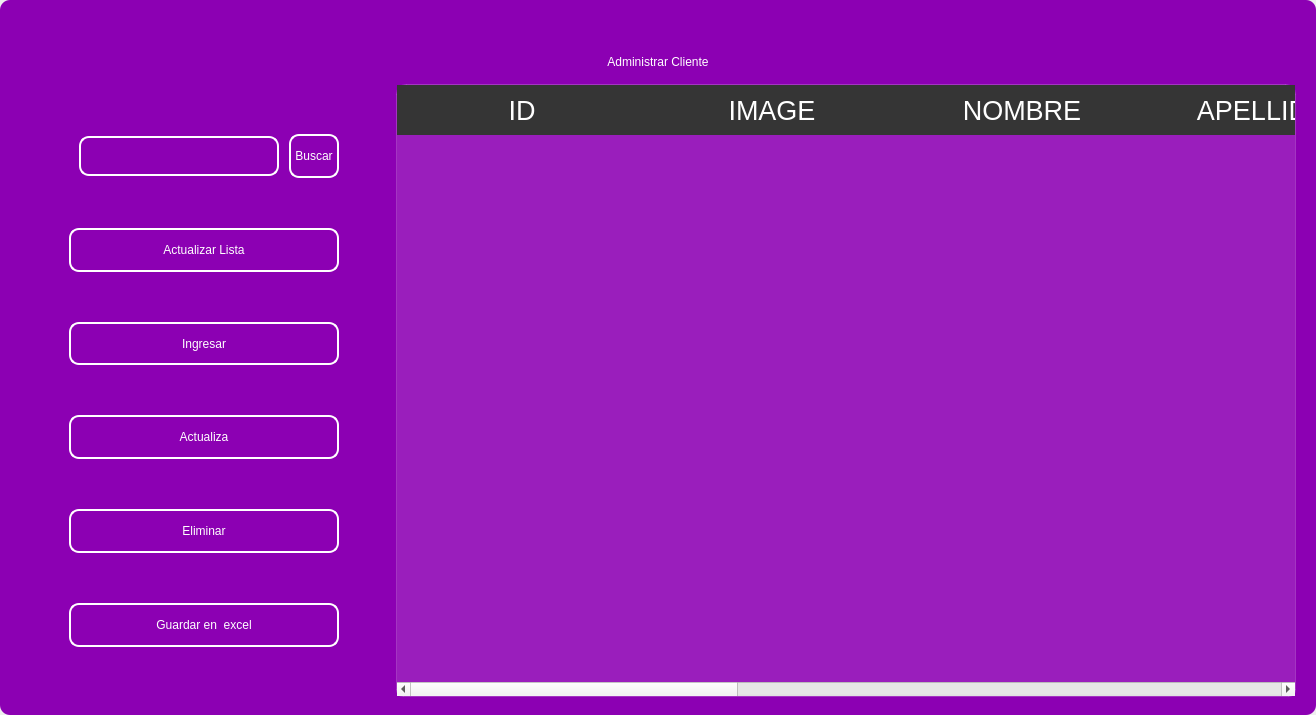
<?xml version="1.0" encoding="UTF-8"?>
<ui version="4.0">
 <class>MainWindow</class>
 <widget class="QMainWindow" name="MainWindow">
  <property name="geometry">
   <rect>
    <x>0</x>
    <y>0</y>
    <width>1316</width>
    <height>715</height>
   </rect>
  </property>
  <property name="windowTitle">
   <string>MainWindow</string>
  </property>
  <property name="styleSheet">
   <string notr="true"/>
  </property>
  <widget class="QWidget" name="centralwidget">
   <property name="styleSheet">
    <string notr="true"/>
   </property>
   <layout class="QVBoxLayout" name="verticalLayout">
    <property name="spacing">
     <number>0</number>
    </property>
    <property name="leftMargin">
     <number>0</number>
    </property>
    <property name="topMargin">
     <number>0</number>
    </property>
    <property name="rightMargin">
     <number>0</number>
    </property>
    <property name="bottomMargin">
     <number>0</number>
    </property>
    <item>
     <widget class="QFrame" name="frame">
      <property name="enabled">
       <bool>true</bool>
      </property>
      <property name="styleSheet">
       <string notr="true">
QFrame {
border-radius:10px;
background-color: rgb(140, 0, 179);
 }
</string>
      </property>
      <property name="frameShape">
       <enum>QFrame::StyledPanel</enum>
      </property>
      <property name="frameShadow">
       <enum>QFrame::Raised</enum>
      </property>
      <layout class="QVBoxLayout" name="verticalLayout_2">
       <item>
        <widget class="QFrame" name="frame_superior">
         <property name="minimumSize">
          <size>
           <width>0</width>
           <height>40</height>
          </size>
         </property>
         <property name="maximumSize">
          <size>
           <width>16777215</width>
           <height>40</height>
          </size>
         </property>
         <property name="styleSheet">
          <string notr="true">QPushButton{
border-radius:18px;
}

QPushButton:hover{
	background-color: rgb(0, 0, 0);
}
</string>
         </property>
         <property name="frameShape">
          <enum>QFrame::StyledPanel</enum>
         </property>
         <property name="frameShadow">
          <enum>QFrame::Raised</enum>
         </property>
         <layout class="QHBoxLayout" name="horizontalLayout_3">
          <property name="spacing">
           <number>4</number>
          </property>
          <property name="leftMargin">
           <number>0</number>
          </property>
          <property name="topMargin">
           <number>0</number>
          </property>
          <property name="rightMargin">
           <number>0</number>
          </property>
          <property name="bottomMargin">
           <number>0</number>
          </property>
          <item>
           <widget class="QPushButton" name="btn_icon">
            <property name="text">
             <string/>
            </property>
            <property name="iconSize">
             <size>
              <width>40</width>
              <height>40</height>
             </size>
            </property>
           </widget>
          </item>
          <item>
           <spacer name="horizontalSpacer_2">
            <property name="orientation">
             <enum>Qt::Horizontal</enum>
            </property>
            <property name="sizeHint" stdset="0">
             <size>
              <width>443</width>
              <height>20</height>
             </size>
            </property>
           </spacer>
          </item>
          <item>
           <widget class="QPushButton" name="btn_exit">
            <property name="minimumSize">
             <size>
              <width>38</width>
              <height>38</height>
             </size>
            </property>
            <property name="maximumSize">
             <size>
              <width>38</width>
              <height>38</height>
             </size>
            </property>
            <property name="cursor">
             <cursorShape>PointingHandCursor</cursorShape>
            </property>
            <property name="text">
             <string/>
            </property>
            <property name="iconSize">
             <size>
              <width>35</width>
              <height>35</height>
             </size>
            </property>
           </widget>
          </item>
          <item>
           <widget class="QPushButton" name="bt_minimizar">
            <property name="minimumSize">
             <size>
              <width>38</width>
              <height>38</height>
             </size>
            </property>
            <property name="maximumSize">
             <size>
              <width>38</width>
              <height>38</height>
             </size>
            </property>
            <property name="cursor">
             <cursorShape>PointingHandCursor</cursorShape>
            </property>
            <property name="text">
             <string/>
            </property>
            <property name="icon">
             <iconset>
              <normaloff>image/minus.svg</normaloff>image/minus.svg</iconset>
            </property>
            <property name="iconSize">
             <size>
              <width>38</width>
              <height>38</height>
             </size>
            </property>
           </widget>
          </item>
          <item>
           <widget class="QPushButton" name="bt_maximizar">
            <property name="minimumSize">
             <size>
              <width>38</width>
              <height>38</height>
             </size>
            </property>
            <property name="maximumSize">
             <size>
              <width>38</width>
              <height>38</height>
             </size>
            </property>
            <property name="cursor">
             <cursorShape>PointingHandCursor</cursorShape>
            </property>
            <property name="text">
             <string/>
            </property>
            <property name="icon">
             <iconset>
              <normaloff>image/chevron-up.svg</normaloff>image/chevron-up.svg</iconset>
            </property>
            <property name="iconSize">
             <size>
              <width>38</width>
              <height>38</height>
             </size>
            </property>
           </widget>
          </item>
          <item>
           <widget class="QPushButton" name="bt_restaurar">
            <property name="minimumSize">
             <size>
              <width>38</width>
              <height>38</height>
             </size>
            </property>
            <property name="maximumSize">
             <size>
              <width>38</width>
              <height>38</height>
             </size>
            </property>
            <property name="cursor">
             <cursorShape>PointingHandCursor</cursorShape>
            </property>
            <property name="text">
             <string/>
            </property>
            <property name="icon">
             <iconset>
              <normaloff>image/chevron-down.svg</normaloff>image/chevron-down.svg</iconset>
            </property>
            <property name="iconSize">
             <size>
              <width>38</width>
              <height>38</height>
             </size>
            </property>
           </widget>
          </item>
          <item>
           <widget class="QPushButton" name="bt_cerrar">
            <property name="minimumSize">
             <size>
              <width>38</width>
              <height>38</height>
             </size>
            </property>
            <property name="maximumSize">
             <size>
              <width>38</width>
              <height>38</height>
             </size>
            </property>
            <property name="cursor">
             <cursorShape>PointingHandCursor</cursorShape>
            </property>
            <property name="text">
             <string/>
            </property>
            <property name="icon">
             <iconset>
              <normaloff>image/x.svg</normaloff>image/x.svg</iconset>
            </property>
            <property name="iconSize">
             <size>
              <width>38</width>
              <height>38</height>
             </size>
            </property>
           </widget>
          </item>
         </layout>
        </widget>
       </item>
       <item>
        <widget class="QLabel" name="label">
         <property name="styleSheet">
          <string notr="true">font: 30pt &quot;MS Shell Dlg 2&quot;;
color: rgb(255, 255, 255);</string>
         </property>
         <property name="text">
          <string>Administrar Cliente</string>
         </property>
         <property name="alignment">
          <set>Qt::AlignCenter</set>
         </property>
        </widget>
       </item>
       <item>
        <widget class="QFrame" name="frame_3">
         <property name="minimumSize">
          <size>
           <width>0</width>
           <height>0</height>
          </size>
         </property>
         <property name="frameShape">
          <enum>QFrame::StyledPanel</enum>
         </property>
         <property name="frameShadow">
          <enum>QFrame::Raised</enum>
         </property>
         <layout class="QHBoxLayout" name="horizontalLayout_4">
          <property name="leftMargin">
           <number>9</number>
          </property>
          <property name="topMargin">
           <number>9</number>
          </property>
          <property name="rightMargin">
           <number>9</number>
          </property>
          <item>
           <layout class="QVBoxLayout" name="verticalLayout_4">
            <property name="spacing">
             <number>50</number>
            </property>
            <property name="sizeConstraint">
             <enum>QLayout::SetDefaultConstraint</enum>
            </property>
            <property name="leftMargin">
             <number>50</number>
            </property>
            <property name="topMargin">
             <number>50</number>
            </property>
            <property name="rightMargin">
             <number>50</number>
            </property>
            <property name="bottomMargin">
             <number>50</number>
            </property>
            <item>
             <layout class="QHBoxLayout" name="horizontalLayout">
              <property name="spacing">
               <number>10</number>
              </property>
              <property name="leftMargin">
               <number>10</number>
              </property>
              <property name="topMargin">
               <number>0</number>
              </property>
              <property name="bottomMargin">
               <number>0</number>
              </property>
              <item>
               <widget class="QLineEdit" name="searchtxt">
                <property name="minimumSize">
                 <size>
                  <width>200</width>
                  <height>25</height>
                 </size>
                </property>
                <property name="maximumSize">
                 <size>
                  <width>150</width>
                  <height>40</height>
                 </size>
                </property>
                <property name="styleSheet">
                 <string notr="true">QLabel {
	color: rgb(255, 255, 254);
	font: 12pt &quot;Arial&quot;;
	background-color: rgba(0, 0, 0,0);
}

QTextEdit{
background-color: rgba(0, 0, 0,0);
border-radius:10px; 
font: 12pt &quot;Arial&quot;;
color: rgb(255, 255, 254);
border: 2px solid  rgb(255, 255, 255);

}

QTextEdit:hover{
background-color: rgba(0, 0, 0,0);
border-radius:10px; 
font: 12pt &quot;Arial&quot;;
border: 2px solid  rgb(120, 0, 171);
}

QTextEdit:focus{
background-color: rgb(0, 0, 0);
border-radius:10px; 
font: 12pt &quot;Arial&quot;;
border: 2px solid rgb(120, 0, 171);
}

QLineEdit{
background-color: rgba(0, 0, 0,0);
border-radius:10px; 
font: 12pt &quot;Arial&quot;;
color: rgb(255, 255, 254);
border: 2px solid  rgb(255, 255, 255);

}

QLineEdit:hover{
background-color: rgba(0, 0, 0,0);
border-radius:10px; 
font: 12pt &quot;Arial&quot;;
border: 2px solid  rgb(120, 0, 171);
}

QLineEdit:focus{
background-color: rgb(0, 0, 0);
border-radius:10px; 
font: 12pt &quot;Arial&quot;;
border: 2px solid rgb(120, 0, 171);
}

QCheckBox{
	font: 12pt &quot;Arial&quot;;
	color: rgb(255, 255, 255);
}

QCheckBox::indicator {
    width: 18px;
    height:18px;
}

QCheckBox::indicator:unchecked {
   background-image: url(image/square.svg);
}

QCheckBox::indicator:checked {
   background-image: url(image/check-square.svg);
}

QPushButton{
border-radius:10px; 
font: 12pt &quot;Arial&quot;;
color: rgb(255, 255, 254);
border: 2px solid #ffffff;
}

QPushButton:hover{
border-radius:10px; 
font: 12pt &quot;Arial&quot;;
color: rgb(255, 255, 255);
border: 2px solid rgb(120, 0, 171);
	background-color: rgb(120, 0, 171);
}
</string>
                </property>
               </widget>
              </item>
              <item>
               <widget class="QPushButton" name="btn_search">
                <property name="sizePolicy">
                 <sizepolicy hsizetype="Minimum" vsizetype="Fixed">
                  <horstretch>0</horstretch>
                  <verstretch>0</verstretch>
                 </sizepolicy>
                </property>
                <property name="minimumSize">
                 <size>
                  <width>0</width>
                  <height>15</height>
                 </size>
                </property>
                <property name="maximumSize">
                 <size>
                  <width>100</width>
                  <height>50</height>
                 </size>
                </property>
                <property name="cursor">
                 <cursorShape>PointingHandCursor</cursorShape>
                </property>
                <property name="styleSheet">
                 <string notr="true">QPushButton{
border-radius:10px; 
font: 12pt &quot;Arial&quot;;
color: rgb(255, 255, 254);
border: 2px solid #ffffff;
}

QPushButton:hover{
border-radius:10px; 
font: 12pt &quot;Arial&quot;;
color: rgb(255, 255, 255);
border: 2px solid rgb(120, 0, 171);
	background-color: rgb(120, 0, 171);
}</string>
                </property>
                <property name="text">
                 <string>Buscar</string>
                </property>
               </widget>
              </item>
             </layout>
            </item>
            <item>
             <widget class="QPushButton" name="btn_get">
              <property name="minimumSize">
               <size>
                <width>50</width>
                <height>40</height>
               </size>
              </property>
              <property name="maximumSize">
               <size>
                <width>300</width>
                <height>50</height>
               </size>
              </property>
              <property name="cursor">
               <cursorShape>PointingHandCursor</cursorShape>
              </property>
              <property name="styleSheet">
               <string notr="true">QPushButton{
border-radius:10px; 
font: 12pt &quot;Arial&quot;;
color: rgb(255, 255, 254);
border: 2px solid #ffffff;
}

QPushButton:hover{
border-radius:10px; 
font: 12pt &quot;Arial&quot;;
color: rgb(255, 255, 255);
border: 2px solid rgb(120, 0, 171);
	background-color: rgb(120, 0, 171);
}</string>
              </property>
              <property name="text">
               <string>Actualizar Lista</string>
              </property>
              <property name="iconSize">
               <size>
                <width>35</width>
                <height>35</height>
               </size>
              </property>
             </widget>
            </item>
            <item>
             <widget class="QPushButton" name="btn_add">
              <property name="minimumSize">
               <size>
                <width>0</width>
                <height>40</height>
               </size>
              </property>
              <property name="maximumSize">
               <size>
                <width>300</width>
                <height>50</height>
               </size>
              </property>
              <property name="cursor">
               <cursorShape>PointingHandCursor</cursorShape>
              </property>
              <property name="styleSheet">
               <string notr="true">QPushButton{
border-radius:10px; 
font: 12pt &quot;Arial&quot;;
color: rgb(255, 255, 254);
border: 2px solid #ffffff;
}

QPushButton:hover{
border-radius:10px; 
font: 12pt &quot;Arial&quot;;
color: rgb(255, 255, 255);
border: 2px solid rgb(120, 0, 171);
	background-color: rgb(120, 0, 171);
}</string>
              </property>
              <property name="text">
               <string>Ingresar</string>
              </property>
              <property name="iconSize">
               <size>
                <width>35</width>
                <height>35</height>
               </size>
              </property>
             </widget>
            </item>
            <item>
             <widget class="QPushButton" name="btn_update">
              <property name="minimumSize">
               <size>
                <width>0</width>
                <height>40</height>
               </size>
              </property>
              <property name="maximumSize">
               <size>
                <width>300</width>
                <height>50</height>
               </size>
              </property>
              <property name="cursor">
               <cursorShape>PointingHandCursor</cursorShape>
              </property>
              <property name="styleSheet">
               <string notr="true">QPushButton{
border-radius:10px; 
font: 12pt &quot;Arial&quot;;
color: rgb(255, 255, 254);
border: 2px solid #ffffff;
}

QPushButton:hover{
border-radius:10px; 
font: 12pt &quot;Arial&quot;;
color: rgb(255, 255, 255);
border: 2px solid rgb(120, 0, 171);
	background-color: rgb(120, 0, 171);
}</string>
              </property>
              <property name="text">
               <string>Actualiza</string>
              </property>
              <property name="iconSize">
               <size>
                <width>35</width>
                <height>35</height>
               </size>
              </property>
             </widget>
            </item>
            <item>
             <widget class="QPushButton" name="btn_delete">
              <property name="minimumSize">
               <size>
                <width>0</width>
                <height>40</height>
               </size>
              </property>
              <property name="maximumSize">
               <size>
                <width>300</width>
                <height>50</height>
               </size>
              </property>
              <property name="cursor">
               <cursorShape>PointingHandCursor</cursorShape>
              </property>
              <property name="styleSheet">
               <string notr="true">QPushButton{
border-radius:10px; 
font: 12pt &quot;Arial&quot;;
color: rgb(255, 255, 254);
border: 2px solid #ffffff;
}

QPushButton:hover{
border-radius:10px; 
font: 12pt &quot;Arial&quot;;
color: rgb(255, 255, 255);
border: 2px solid rgb(120, 0, 171);
	background-color: rgb(120, 0, 171);
}</string>
              </property>
              <property name="text">
               <string>Eliminar</string>
              </property>
              <property name="iconSize">
               <size>
                <width>35</width>
                <height>35</height>
               </size>
              </property>
             </widget>
            </item>
            <item>
             <widget class="QPushButton" name="btn_excel">
              <property name="minimumSize">
               <size>
                <width>10</width>
                <height>40</height>
               </size>
              </property>
              <property name="maximumSize">
               <size>
                <width>300</width>
                <height>50</height>
               </size>
              </property>
              <property name="cursor">
               <cursorShape>PointingHandCursor</cursorShape>
              </property>
              <property name="styleSheet">
               <string notr="true">QPushButton{
border-radius:10px; 
font: 12pt &quot;Arial&quot;;
color: rgb(255, 255, 254);
border: 2px solid #ffffff;
}

QPushButton:hover{
border-radius:10px; 
font: 12pt &quot;Arial&quot;;
color: rgb(255, 255, 255);
border: 2px solid rgb(120, 0, 171);
	background-color: rgb(120, 0, 171);
}</string>
              </property>
              <property name="text">
               <string>Guardar en  excel</string>
              </property>
              <property name="iconSize">
               <size>
                <width>35</width>
                <height>35</height>
               </size>
              </property>
             </widget>
            </item>
           </layout>
          </item>
          <item>
           <widget class="QTableWidget" name="table_client">
            <property name="minimumSize">
             <size>
              <width>900</width>
              <height>0</height>
             </size>
            </property>
            <property name="maximumSize">
             <size>
              <width>700</width>
              <height>16777215</height>
             </size>
            </property>
            <property name="styleSheet">
             <string notr="true">QTableView {
	background-color: rgba(255, 255, 255, 30); 	
	border: 1px solid rgba(255,255,255,40);
	border-bottom-right-radius: 7px; 
	border-bottom-left-radius: 7px; 
	color: white;
	font: 15pt &quot;MS Shell Dlg 2&quot;;
}

QHeaderView::section {
background-color: rgb(53, 53, 53);
color: white;
border: none;
height: 50px;
font-size: 20pt;
}

QTableView::item {
    border-style: none;
    border-bottom: 1px solid rgba(255,255,255,50);
    padding-left: auto;
    padding-right: auto;
}

QTableView::item:selected{
	border: none;
	color: rgb(255, 255, 255);
    background-color: rgba(255, 255, 255, 50);
}
</string>
            </property>
            <property name="lineWidth">
             <number>1</number>
            </property>
            <property name="editTriggers">
             <set>QAbstractItemView::NoEditTriggers</set>
            </property>
            <attribute name="horizontalHeaderDefaultSectionSize">
             <number>250</number>
            </attribute>
            <column>
             <property name="text">
              <string>ID</string>
             </property>
            </column>
            <column>
             <property name="text">
              <string>IMAGE</string>
             </property>
            </column>
            <column>
             <property name="text">
              <string>NOMBRE</string>
             </property>
            </column>
            <column>
             <property name="text">
              <string>APELLIDOS</string>
             </property>
            </column>
            <column>
             <property name="text">
              <string>CORREO</string>
             </property>
            </column>
            <column>
             <property name="text">
              <string>TEL. CONTACTO</string>
             </property>
            </column>
            <column>
             <property name="text">
              <string>DIRECCION</string>
             </property>
            </column>
            <column>
             <property name="text">
              <string>TIPO DE CLIENTE</string>
             </property>
            </column>
           </widget>
          </item>
         </layout>
        </widget>
       </item>
      </layout>
     </widget>
    </item>
   </layout>
  </widget>
 </widget>
 <resources/>
 <connections/>
</ui>
